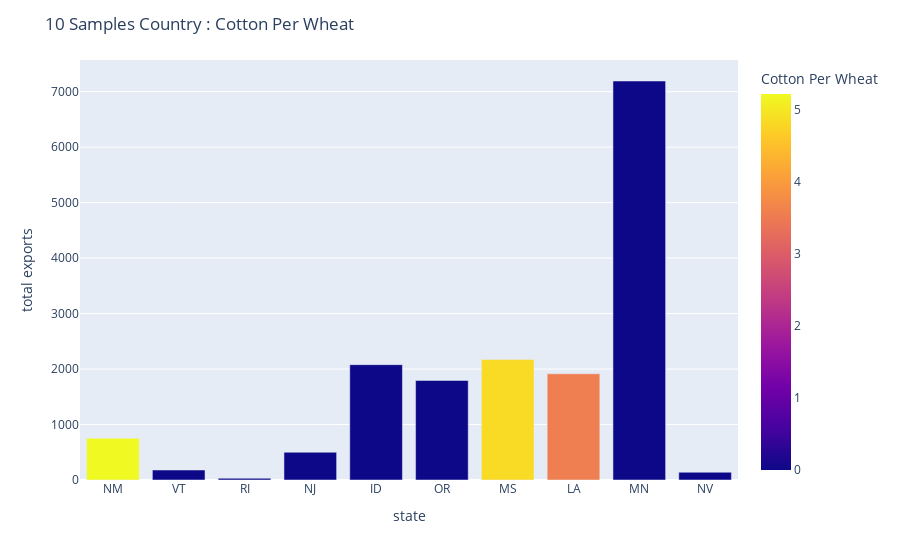

Notebook source saved alongside this figure:
### Markdown cell above
### Quiz 22 - สุ่ม 10 States จากไฟล์ข้างต้น นำมาสร้าง Bar plot โดยแกน Y เป็น Total Exports และไล่สีตามอัตราส่วน cotton ต่อ Wheat พร้อมทั้งเปลี่ยนชื่อแกน และตั้งชื่อกราฟ (ถ้าอัตราส่วนหาค่าไม่ได้ให้ใช้ 0)

### Code cell
df_Q22 = df.sample(10).copy()
df_Q22['Cotton Per Wheat'] = np.divide(df_Q22['cotton'],df_Q22['wheat']).astype('float').round(2)
df_Q22 = df_Q22.fillna(0)
fig = px.bar(df_Q22 ,x = 'code' ,  y = 'total exports' , color = 'Cotton Per Wheat' 
             , labels = {'color':'Cotton Per Wheat','code':'state'})
fig.update_layout(title = '10 Samples Country : Cotton Per Wheat')
fig.show()

### Figure 1 — Plotly figure (JSON) as saved in the notebook; plotly's stock layout.template omitted (floating-point values rounded to 4 significant figures)
{"data": [{"alignmentgroup": "True", "hovertemplate": "state=%{x}<br>total exports=%{y}<br>Cotton Per Wheat=%{marker.color}<extra></extra>", "legendgroup": "", "marker": {"color": [5.22, 0, 0, 0, 0, 0, 4.84, 3.56, 0, 0], "coloraxis": "coloraxis"}, "name": "", "offsetgroup": "", "orientation": "v", "showlegend": false, "textposition": "auto", "type": "bar", "x": ["NM", "VT", "RI", "NJ", "ID", "OR", "MS", "LA", "MN", "NV"], "xaxis": "x", "y": [751.6, 180.1, 31.59, 500.4, 2079.0, 1795.0, 2171.0, 1914.0, 7192.0, 139.9], "yaxis": "y"}], "layout": {"barmode": "relative", "coloraxis": {"colorbar": {"title": {"text": "Cotton Per Wheat"}}, "colorscale": [[0, "#0d0887"], [0.1111, "#46039f"], [0.2222, "#7201a8"], [0.3333, "#9c179e"], [0.4444, "#bd3786"], [0.5556, "#d8576b"], [0.6667, "#ed7953"], [0.7778, "#fb9f3a"], [0.8889, "#fdca26"], [1, "#f0f921"]]}, "legend": {"tracegroupgap": 0}, "margin": {"t": 60}, "title": {"text": "10 Samples Country : Cotton Per Wheat"}, "xaxis": {"anchor": "y", "domain": [0, 1], "title": {"text": "state"}}, "yaxis": {"anchor": "x", "domain": [0, 1], "title": {"text": "total exports"}}}}
